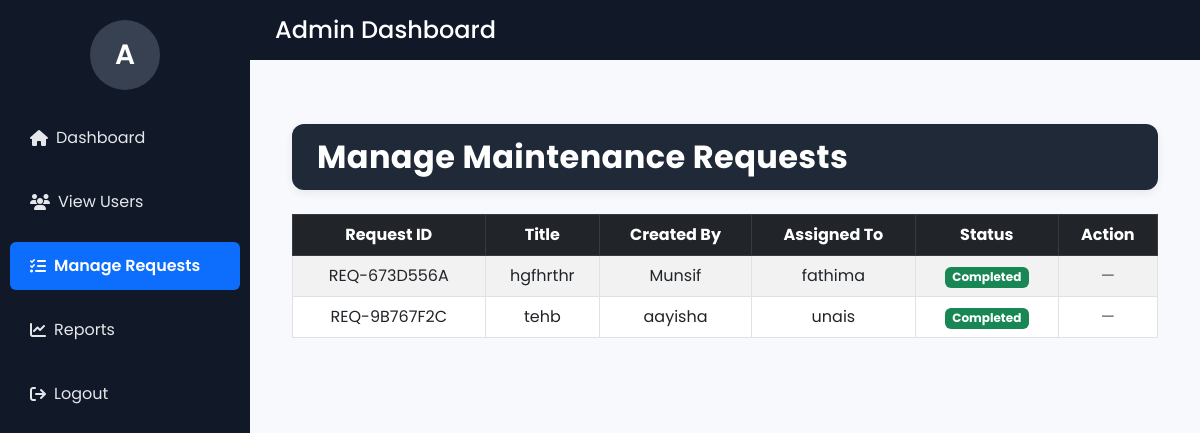
The app's page /dashboard/admin/manage-requests/ (signed in) with its own data.
### Request_app/models.py (models this page shows, shortened)
class MaintenanceRequest(models.Model):
    CATEGORY_CHOICES = (
        ('ELECTRICAL', 'Electrical'),
        ('PLUMBING', 'Plumbing'),
        ('HVAC', 'HVAC'),
        ('IT', 'IT'),
        ('OTHER', 'Other'),
    )
    STATUS_PENDING = 'PENDING'
    STATUS_IN_PROCESS = 'IN_PROCESS'
    STATUS_COMPLETED = 'COMPLETED'
    STATUS_CANCELLED = 'CANCELLED'
    STATUS_CHOICES = (
        (STATUS_PENDING, 'Pending'),
        (STATUS_IN_PROCESS, 'In Process'),
        (STATUS_COMPLETED, 'Completed'),
        (STATUS_CANCELLED, 'Cancelled'),
    )
    request_id = models.CharField(max_length=40, unique=True, editable=False)
    title = models.CharField(max_length=200)
    description = models.TextField()
    category = models.CharField(max_length=20, choices=CATEGORY_CHOICES)
    status = models.CharField(
        max_length=20,
        choices=STATUS_CHOICES,
        default=STATUS_PENDING
    )
    created_by = models.ForeignKey(
        User,
        related_name='requests_created',
        on_delete=models.CASCADE
    )
    assigned_to = models.ForeignKey(
        User,
        related_name='requests_assigned',
        on_delete=models.SET_NULL,
        null=True,
        blank=True
    )
    created_at = models.DateTimeField(auto_now_add=True)
    updated_at = models.DateTimeField(auto_now=True)
    resolution_notes = models.TextField(blank=True, null=True)

### Request_app/views.py (the view, shortened to what this page needs)
# urls.py: path('dashboard/admin/manage-requests/', views.manage_requests, name='manage_requests'),
@login_required
@admin_required
def manage_requests(request):
    requests = MaintenanceRequest.objects.all().order_by('-created_at')
    technicians = User.objects.filter(profile__role='technician')
    return render(request, "requests/manage_requests.html", {
        "requests": requests,
        "technicians": technicians,
        "active": "requests",
    })

### Request_app/views.py (called while the page is built)
def admin_required(view_func):
    return user_passes_test(lambda u: u.is_superuser)(view_func)

### Request_app/templates/requests/manage_requests.html (shortened to what this page needs)
{% extends "admin_master.html" %}
{% block content %}
<div class="container py-4">
    <div class="dashboard-header mb-4">
        <h2>Manage Maintenance Requests</h2>
    </div>
    {% if requests %}
    <div class="table-responsive">
        <table class="table table-striped table-bordered align-middle text-center">
            <thead class="table-dark">
                <tr>
                    <th>Request ID</th>
                    <th>Title</th>
                    <th>Created By</th>
                    <th>Assigned To</th>
                    <th>Status</th>
                    <th>Action</th>
                </tr>
            </thead>
            <tbody>
                {% for req in requests %}
                <tr>
                    <td>{{ req.request_id }}</td>
                    <td>{{ req.title }}</td>
                    <td>{{ req.created_by.username }}</td>
                    <td>
                        {% if req.assigned_to %}
                            {{ req.assigned_to.username }}
                        {% else %}
                            <span class="text-danger fw-semibold">Not Assigned</span>
                        {% endif %}
                    </td>
                    <td>
                        {% if req.status == "PENDING" %}
                            <span class="badge bg-warning text-dark">Pending</span>
                        {% elif req.status == "IN_PROCESS" %}
                            <span class="badge bg-info text-dark">In Process</span>
                        {% elif req.status == "COMPLETED" %}
                            <span class="badge bg-success">Completed</span>
                        {% else %}
                            <span class="badge bg-secondary">Unknown</span>
                        {% endif %}
                    </td>
                    <td>
                        {% if req.status == "PENDING" %}
                        <form method="POST" class="d-flex gap-2 justify-content-center align-items-center">
                            {% csrf_token %}
                            <input type="hidden" name="req_id" value="{{ req.id }}">
                            <select name="technician" class="form-select form-select-sm w-auto" required>
                                <option value="">Assign Technician</option>
                                {% for t in technicians %}
                                <option value="{{ t.id }}">
                                    {{ t.username }}
                                </option>
                                {% endfor %}
                            </select>
                            <button type="submit"
                                    name="action"
                                    value="assign"
                                    class="btn btn-primary btn-sm">
                                Assign
                            </button>
                        </form>
                        {% else %}
                            <span class="text-muted">—</span>
                        {% endif %}
                    </td>
                </tr>
                {% endfor %}
            </tbody>
        </table>
    </div>
    {% else %}
    <div class="text-muted text-center mt-4">
        🚫 No maintenance requests found
    </div>
    {% endif %}
</div>
{% endblock %}

### Request_app/templates/admin_master.html (shortened to what this page needs)
<!DOCTYPE html>
<html lang="en">
<head>
    <link href="https://cdn.jsdelivr.net/npm/bootstrap@5.3.0/dist/css/bootstrap.min.css" rel="stylesheet">
    <link rel="stylesheet" href="https://cdnjs.cloudflare.com/ajax/libs/font-awesome/6.5.0/css/all.min.css" />
</head>
<body>
    <div class="topbar">
        <h4 class="m-0">Admin Dashboard</h4>
    </div>
    <div class="wrapper">
        <div class="sidebar text-white">
            <div class="profile-circle">
                {{ request.user.username|first|upper }}
            </div>
            <ul class="nav flex-column">
                <li class="nav-item mb-2">
                    <a class="nav-link d-flex align-items-center {% if active == 'dashboard' %}active{% endif %}"
                        href="{% url 'admin_dashboard' %}">
                        <i class="fa fa-home me-2"></i> Dashboard
                    </a>
                </li>
                <li class="nav-item mb-2">
                    <a class="nav-link d-flex align-items-center {% if active == 'users' %}active{% endif %}"
                        href="{% url 'view_users' %}">
                        <i class="fa fa-users me-2"></i> View Users
                    </a>
                </li>
                <li class="nav-item mb-2">
                    <a class="nav-link d-flex align-items-center {% if active == 'requests' %}active{% endif %}"
                        href="{% url 'manage_requests' %}">
                        <i class="fa fa-tasks me-2"></i> Manage Requests
                    </a>
                </li>
                <li class="nav-item mb-2">
                    <a class="nav-link d-flex align-items-center {% if active == 'reports' %}active{% endif %}"
                        href="{% url 'reports' %}">
                        <i class="fa fa-chart-line me-2"></i> Reports
                    </a>
                </li>
                <li>
                    <a class="nav-link d-flex align-items-center" href="{% url 'logout' %}"
                        onclick="confirmLogout(event)">
                        <i class="fa fa-sign-out me-2"></i> Logout
                    </a>
                </li>
            </ul>
        </div>
        <div class="content">
            {% block content %}
            {% endblock %}
        </div>
    </div>
</body>
</html>

### Request_app/templates/admin_master.html (style rules this page uses)
body { font-family: 'Poppins', sans-serif; background: #f8f9fc; margin: 0; }
.wrapper { display: flex; }
.sidebar { width: 250px; background: #111827; position: fixed; top: 0; bottom: 0; left: 0; padding-top: 20px; color: #fff; }
.profile-circle { width: 70px; height: 70px; margin: auto; margin-bottom: 20px; border-radius: 50%; background: #374151; display: flex; align-items: center; justify-content: center; font-size: 28px; font-weight: 600; color: white; }
.sidebar a { padding: 12px 20px; text-decoration: none; color: #e5e7eb; display: block; transition: 0.3s; border-radius: 6px; margin: 4px 10px; }
.sidebar a.active { background-color: #0d6efd !important; color: #fff !important; font-weight: 600; }
.topbar { height: 60px; background: #111827; margin-left: 250px; width: calc(100% - 250px); padding: 15px 25px; color: white; display: flex; align-items: center; justify-content: space-between; position: fixed; top: 0; z-index: 10; }
.content { margin-left: 250px; padding: 100px 30px 30px 30px; width: calc(100% - 250px); }

### Request_app/templates/requests/manage_requests.html (style rules this page uses)
.dashboard-header { background: #1f2937; padding: 14px 25px; border-radius: 12px; box-shadow: 0 3px 10px rgba(0,0,0,0.07); }
.dashboard-header h2 { color: #ffffff; font-weight: 700; letter-spacing: 0.4px; margin: 0; }

### records on screen
MaintenanceRequest: request_id "REQ-673D556A", title "hgfhrthr", created_by.username "Munsif", assigned_to.username "fathima", status "Completed"
MaintenanceRequest: request_id "REQ-9B767F2C", title "tehb", created_by.username "aayisha", assigned_to.username "unais", status "Completed"

### other values on screen
{{ request.user.username|first|upper }} "A"
